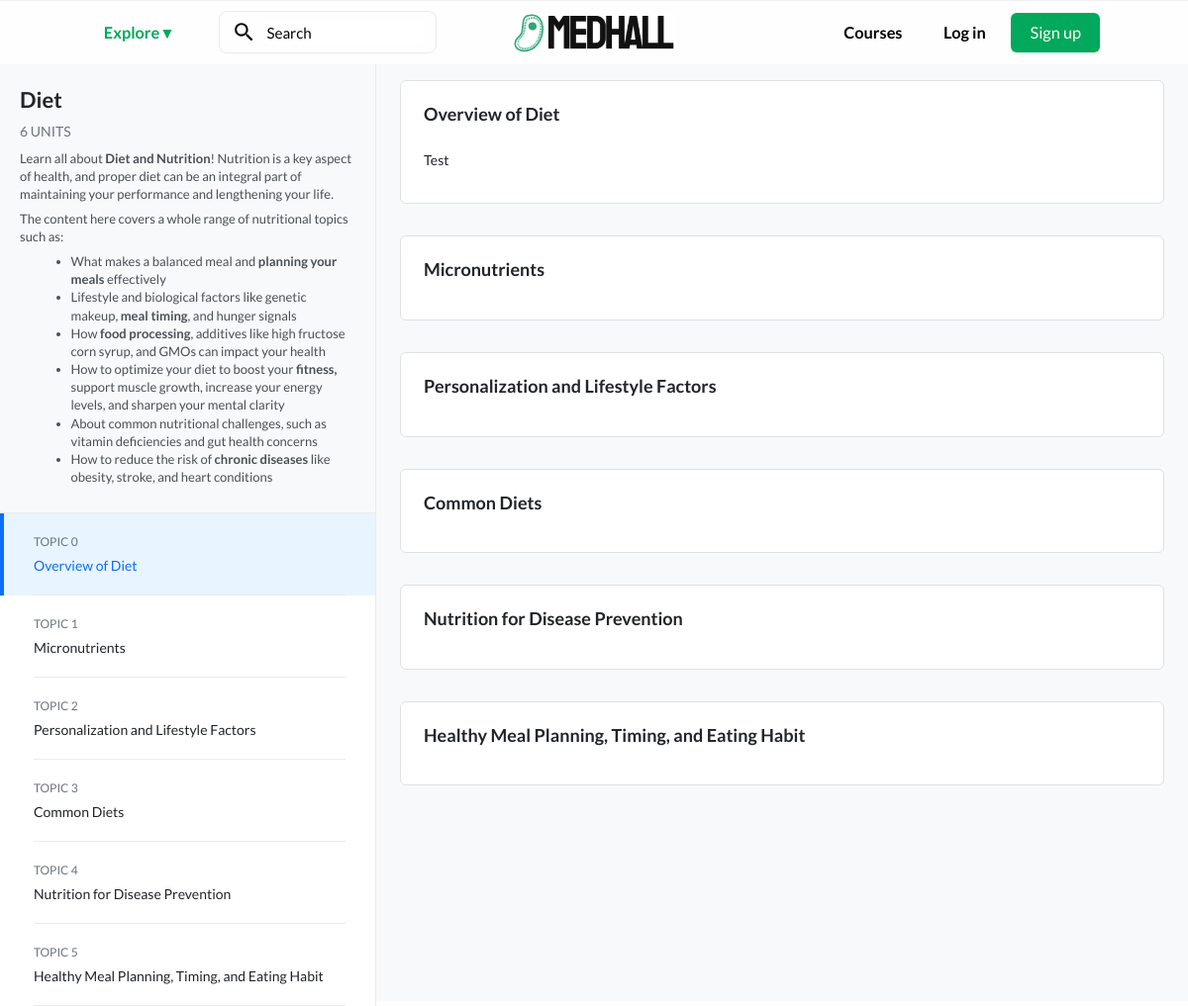
Before: /courses/2/ with the older database file.
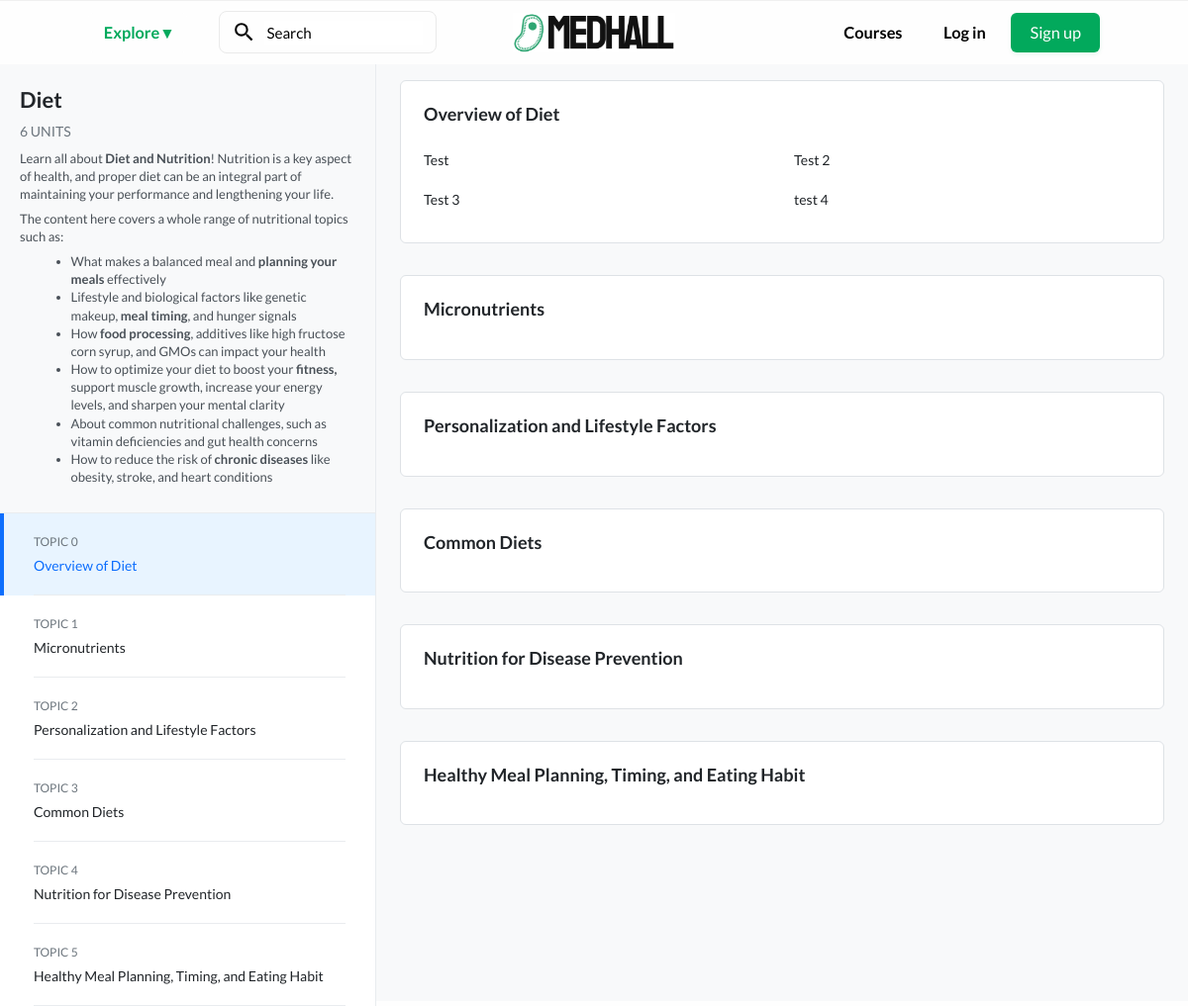
After: the same page with the newer database file.
### courses/models.py (models this page shows, shortened)
class Unit(models.Model):
    course = models.ForeignKey(Course, on_delete=models.CASCADE, related_name="units")
    title = models.CharField(max_length=200)
    order = models.PositiveIntegerField(default=0)
    class Meta:
        ordering = ['order']

class Lesson(models.Model):
    course = models.ForeignKey(Course, on_delete=models.CASCADE, related_name="lessons")
    title = models.CharField(max_length=200)
    content = CKEditor5Field('Content', config_name='default')
    video_url = models.URLField(blank=True, null=True)
    order = models.PositiveIntegerField(default=0)
    unit = models.ForeignKey(Unit, on_delete=models.CASCADE, related_name="lessons")
    class Meta:
        ordering = ['order']

### courses/views.py (the view)
# urls.py: path('<int:course_id>/', views.course_detail, name='course_detail'),
def course_detail(request, course_id):
    course = get_object_or_404(Course, id=course_id)
    courses = Course.objects.all()
    return render(request, 'courses/course_detail.html', {'course': course, 'courses': courses})

### courses/context_processors.py (called while the page is built)
def courses_processor(request):
    courses_all = Course.objects.all()
    print(f"Context processor found {len(courses_all)} courses")  # Debug print
    return {
        'courses_all': courses_all
    }

### courses/templates/courses/course_detail.html (shortened to what this page needs)
{% extends "base.html" %}
{% load static %}
{% block content %}
<div class="d-flex">
    <div class="sidebar bg-white" style="width: 380px; overflow-y: auto; position: fixed; height: calc(100vh - 64px); top: 64px; border-right: 1px solid #e9ecef;">
        <div class="course-header">
            <div class="course-title">{{ course.title }}</div>
            <div class="course-meta">{{ course.units.count }} UNITS</div>
            <div class="course-description">{{ course.description|safe }}</div>
        </div>
        {% for unit in course.units.all %}
        <a href="#unit{{ unit.id }}" class="unit-link text-decoration-none text-dark" data-unit-id="unit{{ unit.id }}">
            <div class="unit-number">Topic {{ unit.order }}</div>
            <div class="unit-title">{{ unit.title }}</div>
        </a>
        {% endfor %}
    </div>
    <div style="margin-left: 380px; height: calc(100vh - 70px); overflow-y: auto; width: calc(100% - 280px); padding: 0; background-color: #f8f9fa;">
        {% for unit in course.units.all %}
        <div id="unit{{ unit.id }}" class="px-4 py-3">
            <div class="card">
                <div class="card-body">
                    <h6 class="mb-3 fw-bold card-title" style="font-size: 18px;">{{ unit.title }}</h6>
                    <div class="row row-cols-2" style="padding: 0px 7px;">
                        {% for lesson in unit.lessons.all %}
                        <div class="col mb-3">
                            <a href="{% url 'lesson_detail' course.id unit.id lesson.id %}" class="text-decoration-none text-dark lesson-link" style="font-size: 14px;">
                                {{ lesson.title }}
                            </a>
                        </div>
                        {% endfor %}
                    </div>
                </div>
            </div>
        </div>
       {% endfor %}
    </div>
</div>
{% endblock %}

Changed rows visible on the page:
added Lesson: title "Test 2", shown under Unit "Overview of Diet"
added Lesson: title "Test 3", shown under Unit "Overview of Diet"
added Lesson: title "test 4", shown under Unit "Overview of Diet"
